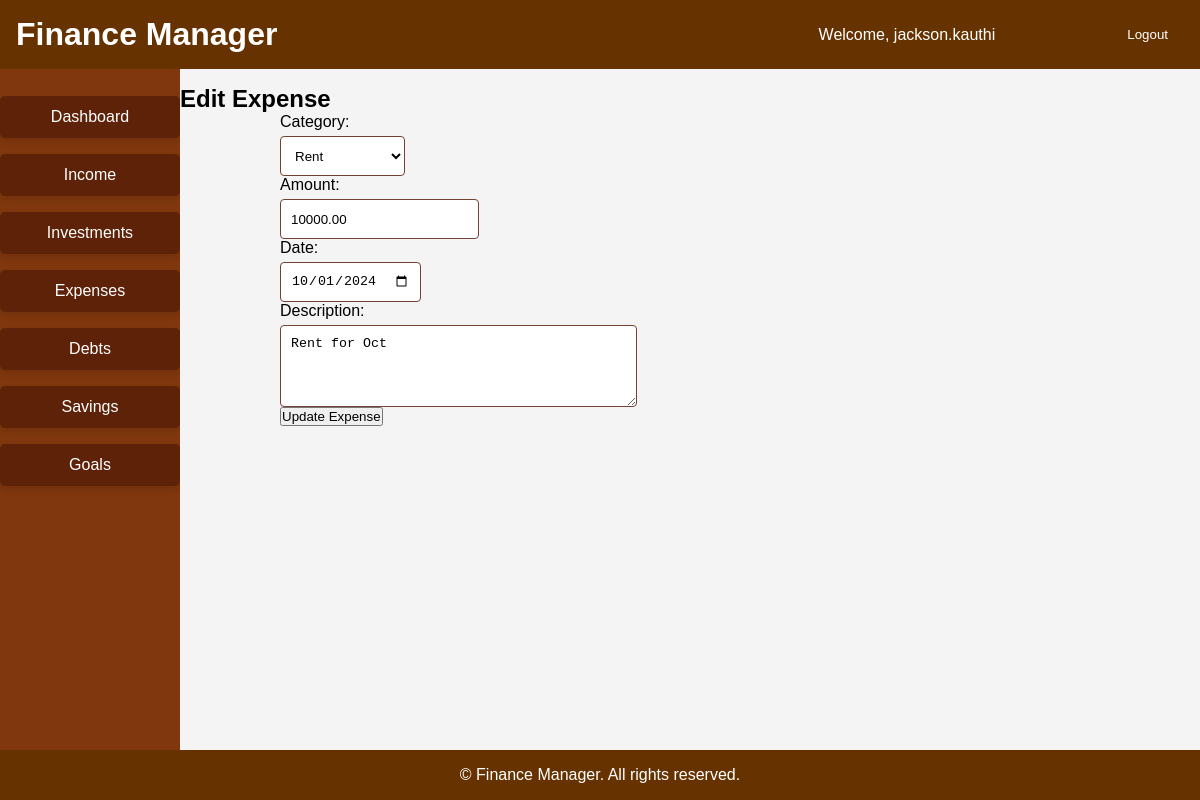
Screenshot of /budget/expenses/21/update/ (signed in) with the database file from the repository.
### budget/models.py (models this page shows, shortened)
class Expense(models.Model):
    category = models.ForeignKey(ExpenseCategory, on_delete=models.CASCADE, blank=False, null=False)
    amount = models.DecimalField(max_digits=10, decimal_places=2)
    date = models.DateField()
    description = models.TextField(blank=True, null=True)
    user = models.ForeignKey(User, on_delete=models.CASCADE, related_name='expenses')

### budget/views.py (the view)
# urls.py: path('expenses/<int:pk>/update/', views.update_expense, name='update_expense'),
@login_required
def update_expense(request, pk):
    expense = get_object_or_404(Expense, pk=pk, user=request.user)
    if request.method == 'POST':
        form = ExpenseForm(request.POST, instance=expense, user=request.user)
        if form.is_valid():
            form.save()
            messages.success(request, 'Expense updated successfully.')
            return redirect('expense_list')
        else:
            messages.error(request, 'Error updating expense. Please check the form.')
    else:
        form = ExpenseForm(instance=expense, user=request.user)
    return render(request, 'budget/update_expense.html', {'form': form})

### budget/forms.py
class ExpenseForm(forms.ModelForm):
    class Meta:
        model = Expense
        fields = ['category', 'amount', 'date', 'description']
    def __init__(self, *args, **kwargs):
        user = kwargs.pop('user', None)
        super().__init__(*args, **kwargs)
        if user:
            self.fields['category'].queryset = ExpenseCategory.objects.all()
        self.fields['category'].widget.attrs.update({'class': 'form-control'})
        self.fields['date'].widget = forms.DateInput(attrs={'type': 'date', 'class': 'form-control'})
        self.fields['amount'].widget.attrs.update({'class': 'form-control'})
        self.fields['description'].widget.attrs.update({'class': 'form-control', 'rows': 4})

### budget/models.py (called while the page is built)
    def __str__(self):
        return self.name

### templates/budget/update_expense.html (shortened to what this page needs)
{% extends 'base.html' %}
{% load static %}
{% block content %}
  <h2>Edit Expense</h2>
  <form method="post">
    {{ form.as_p }}
    <button type="submit">Update Expense</button>
  </form>
{% endblock %}

### templates/base.html (shortened to what this page needs)
{% load static %}
<!DOCTYPE html>
<html lang="en">
<head>
    <link rel="stylesheet" href="{% static 'css/styles.css' %}">
</head>
<body>
    <header>
        <div class="header-content">
            <h1>Finance Manager</h1>
            {% if user.is_authenticated %}
                <div class="user-info">
                    <span>Welcome, {{ user.username }}</span>
                    <form action="{% url 'logout' %}" method="post" style="display: inline;">
                        <button type="submit" class="logout">Logout</button>
                    </form>
                </div>
            {% else %}
                <div class="auth-links">
                    <a href="{% url 'login' %}">Login</a>
                    <a href="{% url 'signup' %}">Sign Up</a>
                </div>
            {% endif %}
        </div>
    </header>
    <div class="container">
        <nav class="card-nav">
            <ul>
                <li>
                    <a href="{% url 'dashboard' %}" class="nav-card {% if request.resolver_match.url_name == 'dashboard' %}active{% endif %}">
                        Dashboard
                    </a>
                </li>
                <li>
                    <a href="{% url 'income_list' %}" class="nav-card {% if request.resolver_match.url_name == 'income_list' %}active{% endif %}">
                        Income
                    </a>
                </li>
                <li>
                    <a href="{% url 'investment_list' %}" class="nav-card {% if request.resolver_match.url_name == 'investment_list' %}active{% endif %}">
                        Investments
                    </a>
                </li>
                <li>
                    <a href="{% url 'expense_list' %}" class="nav-card {% if request.resolver_match.url_name == 'expense_list' %}active{% endif %}">
                        Expenses
                    </a>
                </li>
                <li>
                    <a href="{% url 'debt_list' %}" class="nav-card {% if request.resolver_match.url_name == 'debt_list' %}active{% endif %}">
                        Debts
                    </a>
                </li>
                <li>
                    <a href="{% url 'savings_list' %}" class="nav-card {% if request.resolver_match.url_name == 'savings_list' %}active{% endif %}">
                        Savings
                    </a>
                </li>
                <li>
                    <a href="{% url 'goals_list' %}" class="nav-card {% if request.resolver_match.url_name == 'goals_list' %}active{% endif %}">
                        Goals
                    </a>
                </li>
            </ul>
        </nav>
        <div class="main-container">
            <main>
                {% block content %}
                {% endblock %}
            </main>
        </div>
    </div>
    <footer>
        &copy; {{ current_year }} Finance Manager. All rights reserved.
    </footer>
</body>
</html>

### budget/static/css/styles.css (style rules this page uses)
* { margin: 0; padding: 0; box-sizing: border-box; }
body { font-family: Arial, sans-serif; background-color: #f4f4f4; padding: 65px 0; }
header { background-color: #663300; color: #fff; padding: 1rem; position: fixed; width: 100%; top: 0; z-index: 1000; display: flex; justify-content: space-between; align-items: center; }
.header-content { display: flex; justify-content: space-between; align-items: center; width: 100%; }
.header-content h1 { margin: 0; }
.header-content .user-info, .header-content .auth-links { display: flex; align-items: center; }
.user-info span { margin-right: 1rem; }
.logout { background-color: #663300; color: #fff; border: none; padding: 0.5rem 1rem; border-radius: 4px; cursor: pointer; transition: background-color 0.3s ease; }
footer { background-color: #663300; color: #fff; text-align: center; padding: 1rem; position: fixed; width: 100%; bottom: 0; z-index: 1000; }
nav { width: 180px; background-color: #80370d; position: fixed; top: 64px; bottom: 0; padding: 2rem 0; z-index: 999; overflow-y: auto; }
nav ul { list-style: none; }
nav li { margin-bottom: 1rem; }
.nav-card { background-color: #5e2208; color: #fff; text-align: center; padding: 0.75rem; border-radius: 5px; text-decoration: none; display: block; transition: background-color 0.3s, transform 0.3s; box-shadow: 0 4px 6px rgba(0, 0, 0, 0.1); }
.main-container { margin-left: 160px; padding: 20px; min-height: calc(100vh - 128px); }
.form-control { margin-top: 5px; border: 1px solid #744133; border-radius: 4px; padding: 10px; background-color: #ffffff; display: flex; align-items: center; min-height: 40px; }
form { margin-left: 100px; }

### rows the page displays
Expense: category "Rent", amount "10000.00", date "10/01/2024", description "Rent for Oct"

### other values shown
{{ user.username }} "jackson.kauthi"
